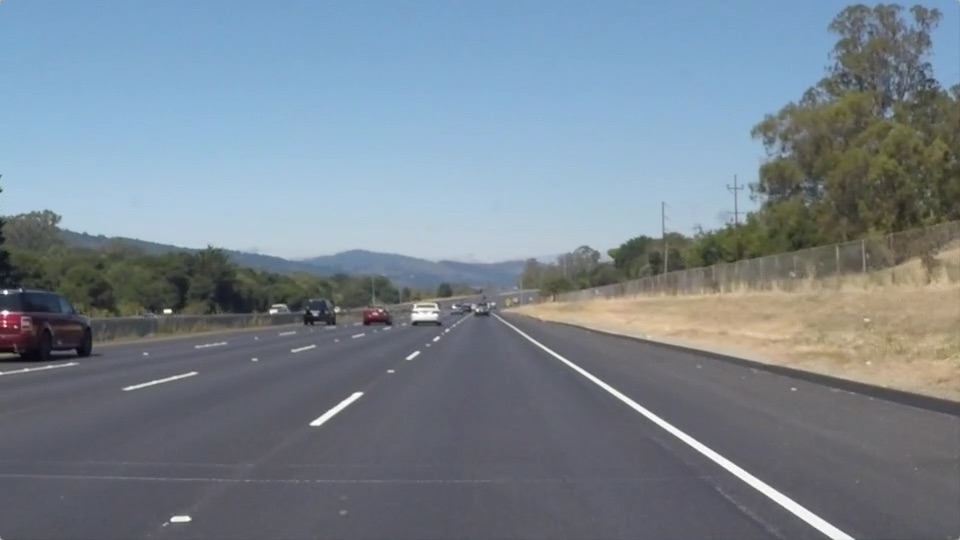
#> input picture test_images/solidWhiteRight.jpg, 960 x 540 px
$ jupyter execute --allow-errors P1.ipynb   (shell and % lines are left out)
#> lines starting #> are read from the running program, lines starting #| are printed output that depends on the picture; after the words box and inside, x2 and y2 are one past the last pixel; in counts of white or black regions, pixels touching at a corner belong together
# Self-Driving Car Engineer Nanodegree

## Project: **Finding Lane Lines on the Road**
***
In this project, you will use the tools you learned about in the lesson to identify lane lines on the road.  You can develop your pipeline on a series of individual images, and later apply the result to a video stream (really just a series of images). Check out the video clip "raw-lines-example.mp4" (also contained in this repository) to see what the output should look like after using the helper functions below.

Once you have a result that looks roughly like "raw-lines-example.mp4", you'll need to get creative and try to average and/or extrapolate the line segments you've detected to map out the full extent of the lane lines.  You can see an example of the result you're going for in the video "P1_example.mp4".  Ultimately, you would like to draw just one line for the left side of the lane, and one for the right.

In addition to implementing code, there is a brief writeup to complete. The writeup should be completed in a separate file, which can be either a markdown file or a pdf document. There is a [write up template](https://github.com/udacity/CarND-LaneLines-P1/blob/master/writeup_template.md) that can be used to guide the writing process. Completing both the code in the Ipython notebook and the writeup template will cover all of the [rubric points](https://review.udacity.com/#!/rubrics/322/view) for this project.

---
Let's have a look at our first image called 'test_images/solidWhiteRight.jpg'.  Run the 2 cells below (hit Shift-Enter or the "play" button above) to display the image.

**Note: If, at any point, you encounter frozen display windows or other confounding issues, you can always start again with a clean slate by going to the "Kernel" menu above and selecting "Restart & Clear Output".**

---

**The tools you have are color selection, region of interest selection, grayscaling, Gaussian smoothing, Canny Edge Detection and Hough Tranform line detection.  You  are also free to explore and try other techniques that were not presented in the lesson.  Your goal is piece together a pipeline to detect the line segments in the image, then average/extrapolate them and draw them onto the image for display (as below).  Once you have a working pipeline, try it out on the video stream below.**

---

<figure>

 <figcaption>
 <p></p>
 <p style="text-align: center;"> Your output should look something like this (above) after detecting line segments using the helper functions below </p>
 </figcaption>
</figure>
 <p></p>
<figure>

 <figcaption>
 <p></p>
 <p style="text-align: center;"> Your goal is to connect/average/extrapolate line segments to get output like this</p>
 </figcaption>
</figure>

**Run the cell below to import some packages.  If you get an `import error` for a package you've already installed, try changing your kernel (select the Kernel menu above --> Change Kernel).  Still have problems?  Try relaunching Jupyter Notebook from the terminal prompt.  Also, see [this forum post](https://carnd-forums.udacity.com/cq/viewquestion.action?spaceKey=CAR&id=29496372&questionTitle=finding-lanes---import-cv2-fails-even-though-python-in-the-terminal-window-has-no-problem-with-import-cv2) for more troubleshooting tips.**

## Import Packages

[cell 1]
#importing some useful packages
import matplotlib.pyplot as plt
import matplotlib.image as mpimg
import numpy as np
import cv2

## Read in an Image

[cell 2]
#reading in an image
image = mpimg.imread('test_images/solidWhiteRight.jpg')
#> image is the input picture: shape (540, 960, 3); mean R, G, B 120.3, 132.6, 143.7

#printing out some stats and plotting
print('This image is:', type(image), 'with dimensions:', image.shape)
#| This image is: <class 'numpy.ndarray'> with dimensions: (540, 960, 3)
plt.imshow(image)  # if you wanted to show a single color channel image called 'gray', for example, call as plt.imshow(gray, cmap='gray')

## Ideas for Lane Detection Pipeline

**Some OpenCV functions (beyond those introduced in the lesson) that might be useful for this project are:**

`cv2.inRange()` for color selection
`cv2.fillPoly()` for regions selection
`cv2.line()` to draw lines on an image given endpoints
`cv2.addWeighted()` to coadd / overlay two images
`cv2.cvtColor()` to grayscale or change color
`cv2.imwrite()` to output images to file
`cv2.bitwise_and()` to apply a mask to an image

**Check out the OpenCV documentation to learn about these and discover even more awesome functionality!**

## Helper Functions

Below are some helper functions to help get you started. They should look familiar from the lesson!

[cell 3]
import math

def grayscale(img):
    """Applies the Grayscale transform
    This will return an image with only one color channel
    but NOTE: to see the returned image as grayscale
    (assuming your grayscaled image is called 'gray')
    you should call plt.imshow(gray, cmap='gray')"""
    return cv2.cvtColor(img, cv2.COLOR_RGB2GRAY)
    # Or use BGR2GRAY if you read an image with cv2.imread()
    # return cv2.cvtColor(img, cv2.COLOR_BGR2GRAY)

def canny(img, low_threshold, high_threshold):
    """Applies the Canny transform"""
    return cv2.Canny(img, low_threshold, high_threshold)

def gaussian_blur(img, kernel_size):
    """Applies a Gaussian Noise kernel"""
    return cv2.GaussianBlur(img, (kernel_size, kernel_size), 0)

def region_of_interest(img, vertices):
    """
    Applies an image mask.

    Only keeps the region of the image defined by the polygon
    formed from `vertices`. The rest of the image is set to black.
    """
    #defining a blank mask to start with
    mask = np.zeros_like(img)

    #defining a 3 channel or 1 channel color to fill the mask with depending on the input image
    if len(img.shape) > 2:
        channel_count = img.shape[2]  # i.e. 3 or 4 depending on your image
        ignore_mask_color = (255,) * channel_count
    else:
        ignore_mask_color = 255

    #filling pixels inside the polygon defined by "vertices" with the fill color
    cv2.fillPoly(mask, vertices, ignore_mask_color)

    #returning the image only where mask pixels are nonzero
    masked_image = cv2.bitwise_and(img, mask)
    return masked_image


def draw_lines(img, lines, color=[255, 0, 0], thickness=10):
    """
    NOTE: this is the function you might want to use as a starting point once you want to
    average/extrapolate the line segments you detect to map out the full
    extent of the lane (going from the result shown in raw-lines-example.mp4
    to that shown in P1_example.mp4).

    Think about things like separating line segments by their
    slope ((y2-y1)/(x2-x1)) to decide which segments are part of the left
    line vs. the right line.  Then, you can average the position of each of
    the lines and extrapolate to the top and bottom of the lane.

    This function draws `lines` with `color` and `thickness`.
    Lines are drawn on the image inplace (mutates the image).
    If you want to make the lines semi-transparent, think about combining
    this function with the weighted_img() function below
    """
    # use the lane_lines function to get the respective lines for the left and right lane
    left_line, right_line = lane_lines(img, lines)
    # draw left line
    cv2.line(img, left_line[0], left_line[1], color, thickness)
    # draw right line
    cv2.line(img, right_line[0], right_line[1], color, thickness)

def hough_lines(img, rho, theta, threshold, min_line_len, max_line_gap):
    """
    `img` should be the output of a Canny transform.

    Returns an image with hough lines drawn.
    """
    lines = cv2.HoughLinesP(img, rho, theta, threshold, np.array([]), minLineLength=min_line_len, maxLineGap=max_line_gap)
    line_img = np.zeros((img.shape[0], img.shape[1], 3), dtype=np.uint8)
    draw_lines(line_img, lines)
    return line_img

# Python 3 has support for cool math symbols.

def weighted_img(img, initial_img, α=0.8, β=1., λ=0.):
    """
    `img` is the output of the hough_lines(), An image with lines drawn on it.
    Should be a blank image (all black) with lines drawn on it.

    `initial_img` should be the image before any processing.

    The result image is computed as follows:

    initial_img * α + img * β + λ
    NOTE: initial_img and img must be the same shape!
    """
    return cv2.addWeighted(initial_img, α, img, β, λ)


# displays all images in a grid
def displayImages(images, cmap=None):
    columns = 2
    rows = (len(images)+1) // columns

    plt.figure(figsize=(10, 11))
    for i, image in enumerate(images):
        plt.subplot(rows, columns, i+1)
        # gray scale if only one color channel image
        cmap = 'gray' if len(image.shape) == 2 else cmap
        plt.imshow(image, cmap = cmap)
        plt.xticks([])
        plt.yticks([])

    plt.tight_layout(pad=0, h_pad=0, w_pad=0)
    plt.show()

# Load images from directory and returns an array of images
def loadImages(imgPath):
#> called with imgPath = 'test_images/'
    imgList = os.listdir(imgPath)
    loadedImages = []

    for image in imgList:
        # grab new image
        image = mpimg.imread(imgPath + image)
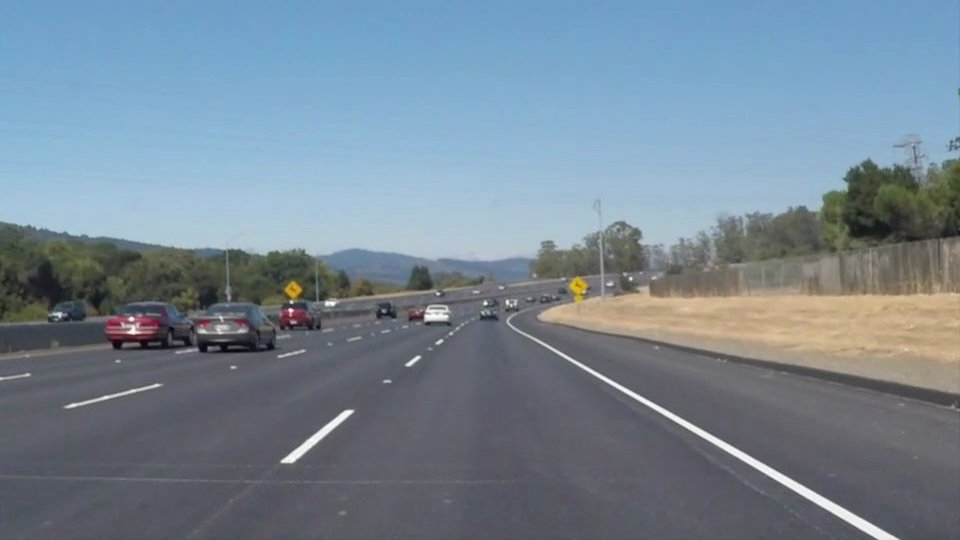
#> input picture test_images/solidWhiteCurve.jpg, 960 x 540 px
#> image is the input picture: shape (540, 960, 3); mean R, G, B 118.5, 134.5, 148.1
        loadedImages.append(image)
    return loadedImages

# convert yellow and white color masks
def convert_yellow_white(image):
    # white mask
    lower = np.uint8([200, 200, 200])
    upper = np.uint8([255, 255, 255])
    whiteMask = cv2.inRange(image, lower, upper)
    # yellow mask
    lower = np.uint8([190, 190,   0])
    upper = np.uint8([255, 255, 255])
    yellowMask = cv2.inRange(image, lower, upper)
    # combine both masks
    mask = cv2.bitwise_or(whiteMask, yellowMask)
    masked = cv2.bitwise_and(image, image, mask = mask)
    return masked

# calculates the slope and intercept for lines
def slope_intercept_avg(lines):

    left_lines = []
    left_length = []
    right_lines = []
    right_length = []

    for line in lines:
        for x1,y1,x2,y2 in line:
            # calculate slope
            slope = ((y2 - y1) / (x2 - x1))

            # calculate intercept b = y - mx
            intercept = y1 - (slope * x1)

            # length of line
            length = np.sqrt(((y2-y1)**2) + ((x2-x1)**2))

            # determine left (negative slope) or right(positive slope) lane line
            # save to left or right array
            if slope < 0:
                left_lines.append((slope, intercept))
                left_length.append(length)
            else:
                right_lines.append((slope, intercept))
                right_length.append(length)

    # Give weight to longer lines
    left_lane = np.dot(left_length, left_lines) / np.sum(left_length) if len(left_length) > 0 else None
    right_lane = np.dot(right_length, right_lines) / np.sum(right_length) if len(right_length) > 0 else None

    return left_lane, right_lane #(slope, intercept), (slope, intercept)

# gets the pixel points from a slope-intercept form
def pixel_line_points(y1, y2, line):

    if line is None:
        return None

    slope, intercept = line

    # make sure everything is integer as cv2.line requires it
    x1 = int((y1 - intercept)/slope)
    x2 = int((y2 - intercept)/slope)
    y1 = int(y1)
    y2 = int(y2)

    return ((x1, y1), (x2, y2))

# defines the lane lines using the slope-intercept form for lane lines
def lane_lines(image, lines):

    left_lane, right_lane = slope_intercept_avg(lines)

    y1 = image.shape[0] # bottom of the image
    y2 = y1*0.6         # little lower than the middle

    left_line  = pixel_line_points(y1, y2, left_lane)
    right_line = pixel_line_points(y1, y2, right_lane)

    return left_line, right_line

## Test Images

Build your pipeline to work on the images in the directory "test_images"
**You should make sure your pipeline works well on these images before you try the videos.**

[cell 4]
import os
os.listdir("test_images/")

## Build a Lane Finding Pipeline

Build the pipeline and run your solution on all test_images. Make copies into the `test_images_output` directory, and you can use the images in your writeup report.

Try tuning the various parameters, especially the low and high Canny thresholds as well as the Hough lines parameters.

[cell 5]
# TODO: Build your pipeline that will draw lane lines on the test_images
# then save them to the test_images directory.
# Load images from directory
path = "test_images/"
testImages = loadImages(path)
#> testImages = 3 items

# Takes an array of images as input and draws the lane lines on each image.
# Returns an array of edited images
def find_lane_lines(images):
    # iterate over all images in the directory and apply pipeline
    display_images = []
    for testImg in testImages:
        # get image shape
        imshape = testImg.shape
        height = imshape[0]
        width = imshape[1]

        # convert image to yellow and white
        yellow_white = convert_yellow_white(testImg)

        # convert image to gray scale
        gray = grayscale(yellow_white)

        # define kernel size and apply Gaussia blur
        kernel_size = 5
        gray_blur = gaussian_blur(gray, kernel_size)

        # define Canny parameters and apply edges
        low_threshold = 20
        high_threshold = 200
        edges = canny(gray_blur, low_threshold, high_threshold)

        # create mask with vertices
        vertices = np.array([[(width/8, height),(width/1.95, height/1.8), (width/1.92, height/1.8), (width/0.94, height)]], dtype=np.int32)
        masked_edges = region_of_interest(edges, vertices)

        # get Hough lines
        rho = 1
        theta = np.pi/180
        threshold = 20
        min_line_len = 20
        min_line_gap = 300
        lines_image = hough_lines(masked_edges, rho, theta, threshold, min_line_len, min_line_gap)

        # copy of original image
        originalImg_copy = np.copy(testImg)*0

        # merge orginal image with lines image
        final_image = weighted_img(lines_image, testImg)

        # append image to display_images array
        display_images.append(final_image)
#> this loop made 3 passes
#> pass 1, in convert_yellow_white, `whiteMask = cv2.inRange(image, lower, upper)`:
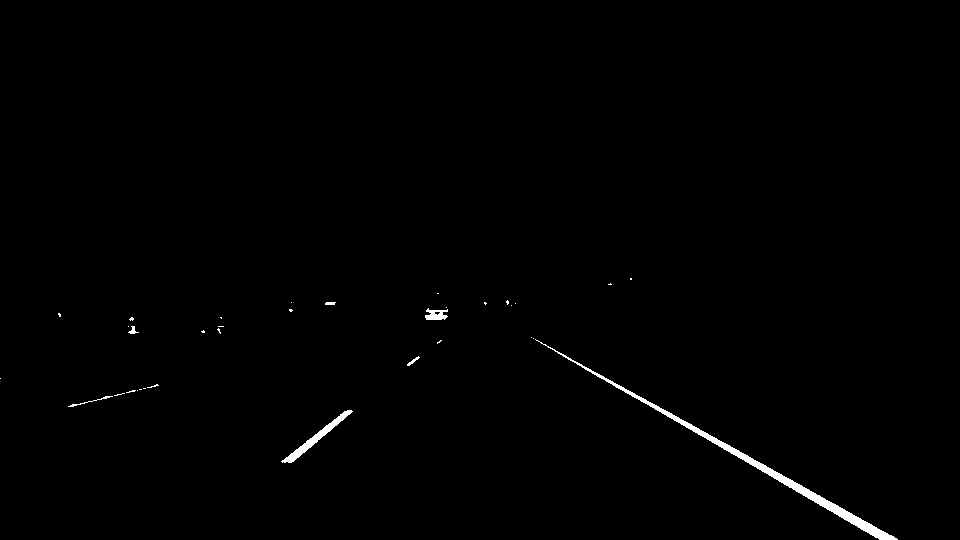
#> whiteMask: shape (540, 960); 0.64% white; 34 white regions (27 under 20 px), largest, box (x1, y1, x2, y2) and area: (535, 339, 898, 540) 2248, (281, 410, 353, 463) 560, (425, 308, 448, 320) 181
#> pass 1, in convert_yellow_white, `yellowMask = cv2.inRange(image, lower, upper)`:
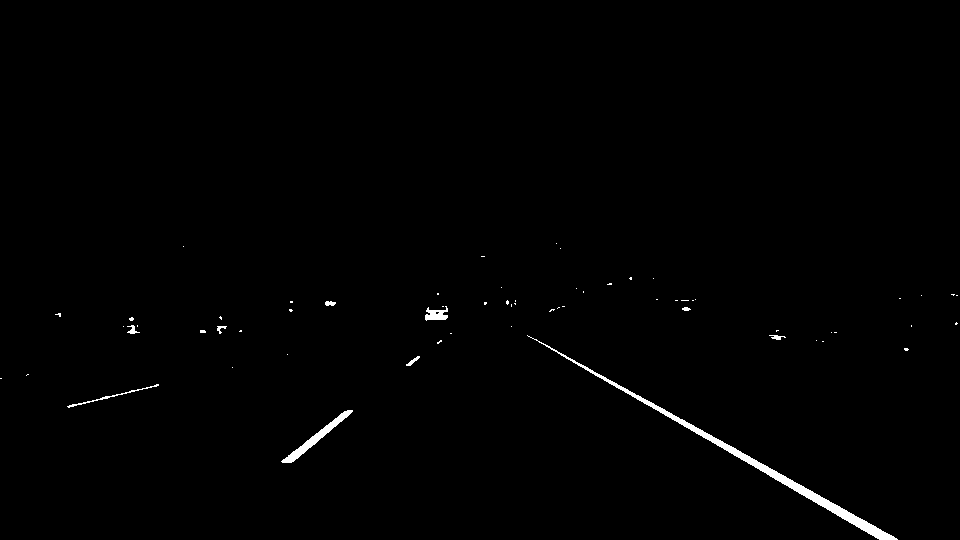
#> yellowMask: shape (540, 960); 0.74% white; 63 white regions (53 under 20 px), largest, box (x1, y1, x2, y2) and area: (527, 335, 898, 540) 2379, (281, 410, 353, 463) 590, (425, 306, 448, 321) 208
#> after the loop:
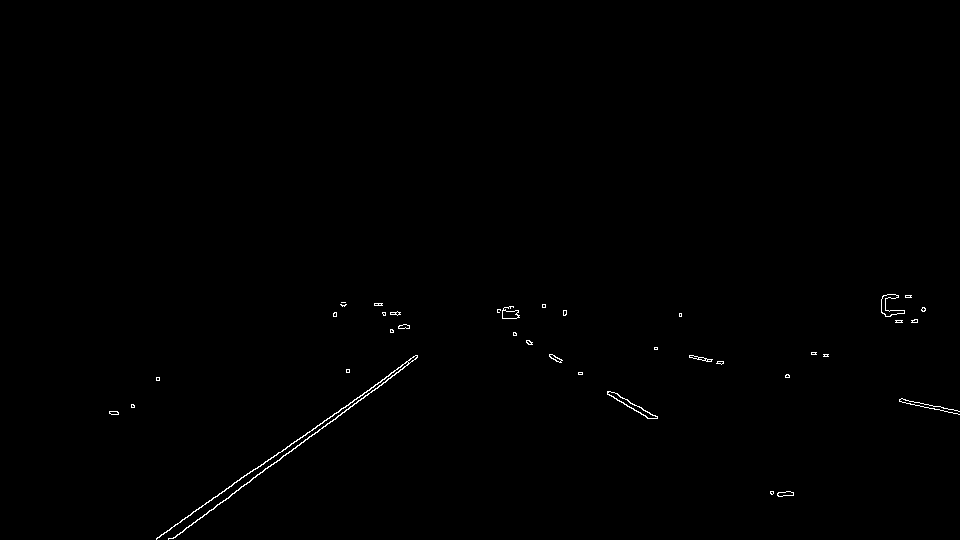
#> edges: shape (540, 960); 0.36% white in thin lines or dots, all inside (x1, y1, x2, y2) = (109, 294, 960, 540)
#> after the loop:
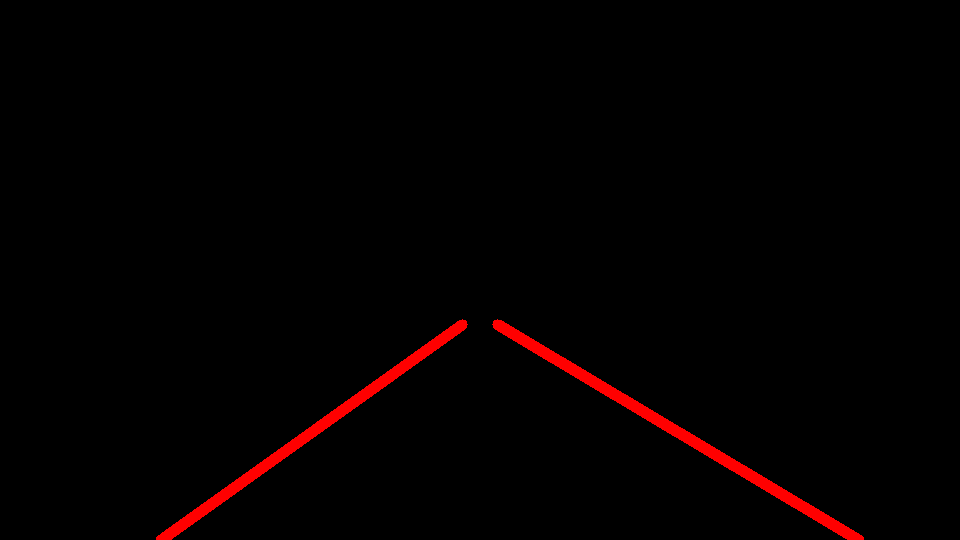
#> lines_image: shape (540, 960, 3); mean R, G, B 4.4, 0, 0
#> after the loop:
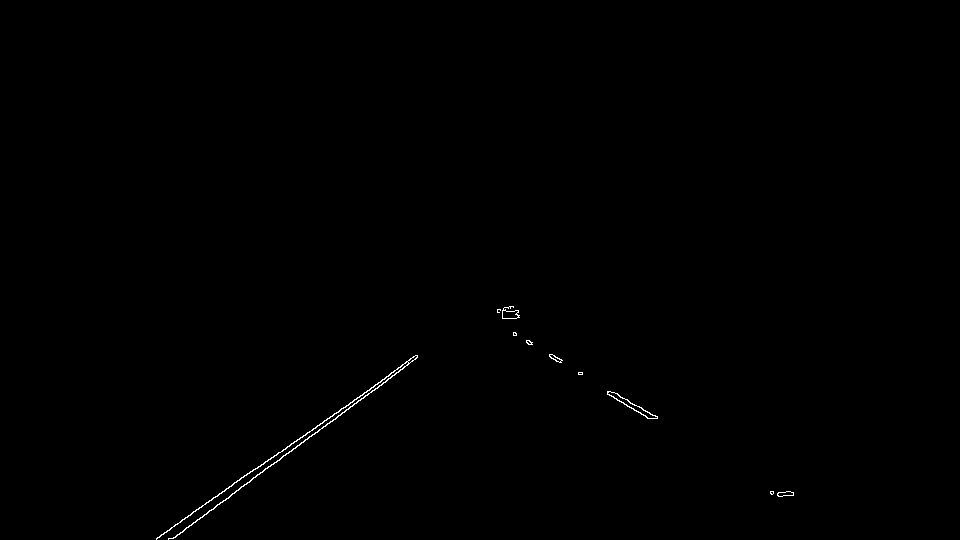
#> masked_edges: shape (540, 960); 0.24% white in thin lines or dots, all inside (x1, y1, x2, y2) = (156, 306, 794, 540)
#> after the loop, display_images = 3 items

    return display_images


disp_images = find_lane_lines(testImages)
#> disp_images = 3 items
displayImages(disp_images)
#> in displayImages, `rows = (len(images)+1) // columns`: rows = 2
#> the loop in displayImages, `for i, image in enumerate(images):` made 3 passes
#> in displayImages, `plt.show()`:
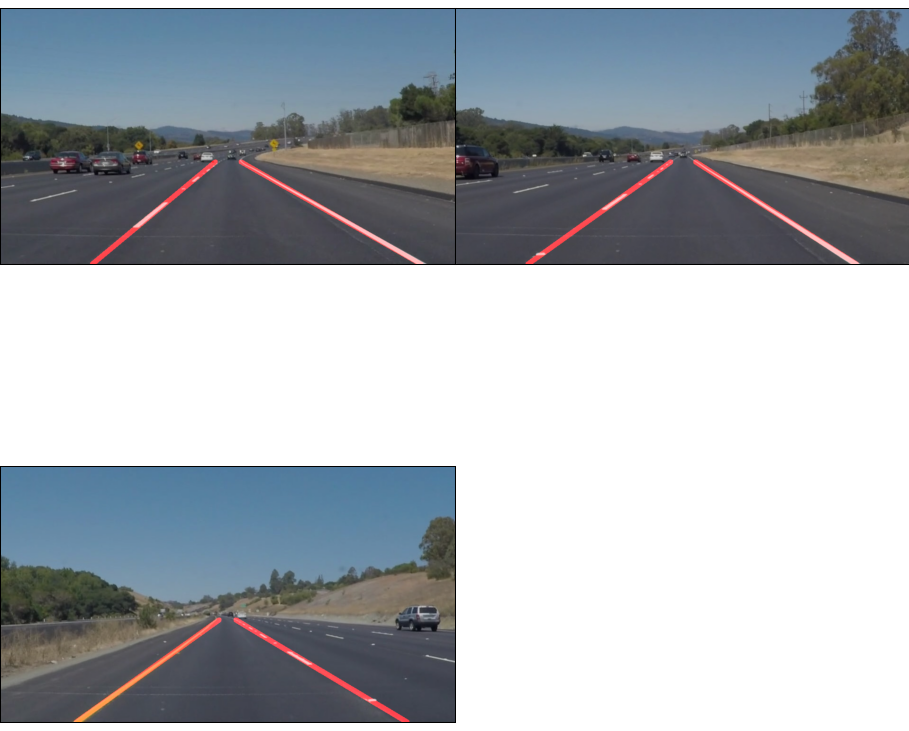
#> figure drawn by matplotlib, 3 panels
